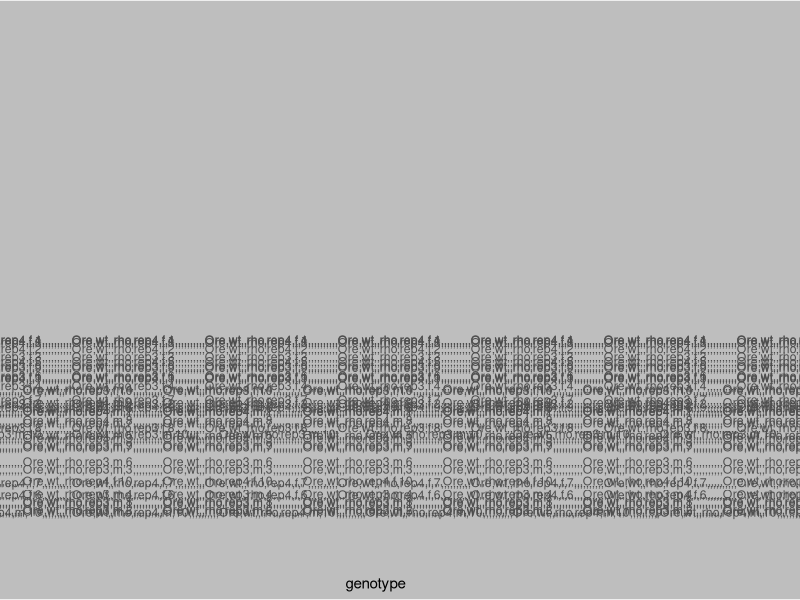
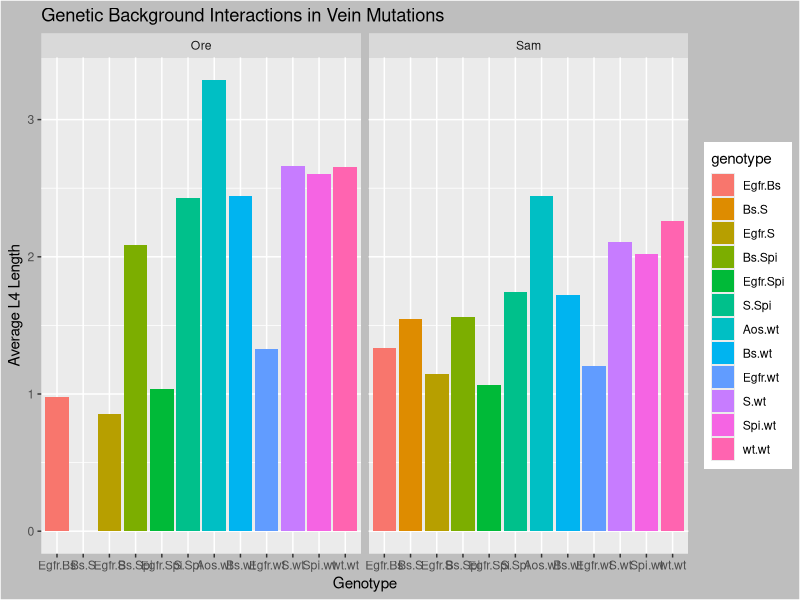

Here is the R script that generated these plots, in order:
library("tidyverse")
###  setwd("~/Data")  ## BMB:  please don't!!
Genetic_Background_Interactions <- read_csv("GeneticBackgroundVeinMutantInteractionsFinal.csv")
## BMB: did you check the "112 parsing failures" ?

#Change second gene to say WT if it does not have a second mutation -> get rid of NA in this column 
Genetic_Background_Interactions$gene2[is.na(Genetic_Background_Interactions$gene2)] <- "wt"

#change relevant columns to factors 
columns_to_factors <- c(1:3,6:7)
## BMB: should use column names, not numbers.
## mutate_at() will work
Genetic_Background_Interactions[,columns_to_factors] <- lapply(Genetic_Background_Interactions[,columns_to_factors], as.factor)

#omit remaining NAs 
Genetic_Background_Interactions <- na.omit(Genetic_Background_Interactions)

#should backgrounds be separated out?
Genetic_Ore_Interactions <-Genetic_Background_Interactions %>% 
filter(background == "Ore")

Genetic_Sam_Interactions <-Genetic_Background_Interactions %>% 
  filter(background == "Sam")
 
## BMB: did you do anything with these? if not, should probably clean up


#want to see if gene combination has effect - don't know how to group by Gene1 and Gene2 - combine columns?

Genetic_Background_Interactions$genotype <- paste(Genetic_Background_Interactions$gene1,Genetic_Background_Interactions$gene2)

## BMB: mutate would be more compact:
Genetic_Background_Interactions <- mutate(Genetic_Background_Interactions,
                                          genotype=interaction(gene1,gene2))
## ... maybe rename Genetic_Background_Interactions to something a little shorter?

## BMB: don't leave these print statements in code
## Genetic_Background_Interactions

## BMB: the interaction() function does this too (you can often use it on the fly)

#make boxplot with both genes for L2
#make multiple for each vein and wing length - facet wrap

Genetic_Background_Interactions2 <- gather(Genetic_Background_Interactions,
                                           key="measure", value="value", c("L2", "L3","L4", "L5","WL"))

WL_Genotype <- (ggplot(Genetic_Background_Interactions2,aes(x=genotype,y=value,
                                                           colour=background))
                + geom_boxplot(outlier.colour=NULL)  ## set outlier points to same colour as boxes
                + labs(y="L2 Vein Length")
                +theme(axis.text.x=element_text(angle=90,hjust=1,vjust=0.5))
                +facet_wrap(~ measure, scales="free")
                +ggtitle("Genetic Background Interactions in Vein Mutations")
                +theme(plot.title = element_text(size=10, face="bold", 
                                                 margin = margin(10, 0, 10, 0))) +
                  theme(plot.background = element_rect(fill = 'grey'))
                
)

print(WL_Genotype)

#lets take closer look at relationship identified from boxplot 
#bar graph with Egfr_Bs, Egfr_wt, Bs_wt, wt
#should be able to figure out way to facet_wrap with all veins and wing length

## BMB: consider (1) flipping axes (coord_flip() doesn't work with facets, need
##  horiz boxplots from ggstance::geom_boxploth()); (2) order genotypes in a more
##  useful way than alphabetical?


#lets look at L4 - looked interesting in boxplot 

Genetic_Background_Interactions %>%
## Egfr_Bs_values %>% 
  group_by(genotype, background) %>% 
  summarise(Average_L4_Length = mean(L4)) %>% 
    ungroup() %>%
  ggplot(mapping = aes(x=genotype, y=Average_L4_Length, fill = genotype)) +
  geom_col() +
  scale_y_continuous(name = "Average L4 Length") +
  scale_x_discrete("Genotype") +
  facet_grid(.~background) +
  ggtitle('Genetic Background Interactions in Vein Mutations') +
  theme(plot.background = element_rect(fill = 'grey'))

##something interesting in Sam background - doesn't appear to be additive - suppressor effect - but is this significant?

##  BMB: I don't know if I'm looking at the correct plot, since your code wasn't reproducible.
## This looks quadratic, but maybe that's a coincidence because of alphabetical order??
## Can you explain more connecting the plots with the science?
## You didn't say much about your graphical choices.

## score: 1.5 (please work harder to make your code reproducible).  Please let me know if I missed something obvious: if you re-run this from a clean session, does it work???




